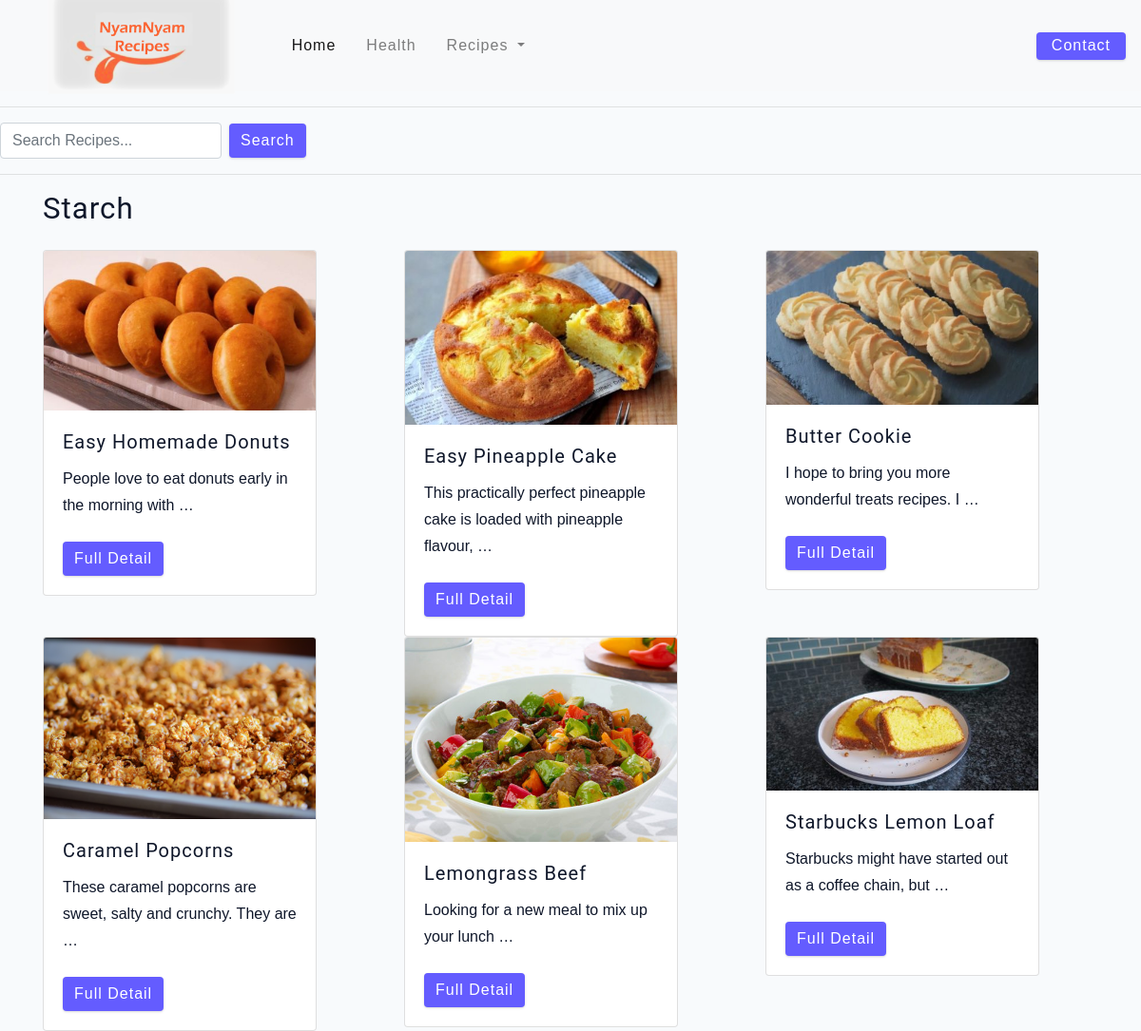
/starch/, run on the app's committed database.
### recipes/models.py (models this page shows)
class Starch(models.Model):
    Title = models.CharField(max_length=255)
    Image = models.ImageField(max_length=2083)
    Description = models.TextField()
    Instructions = models.TextField()
    Ingredients = models.TextField()
    PrepTime = models.CharField(max_length=5)
    CookTime = models.CharField(max_length=5)
    Servings = models.CharField(max_length=5)
    Price = models.FloatField()
    Quantity = models.IntegerField()

### recipes/views.py (the view)
# urls.py: path("starch/", views.starch, name="starch"),
def starch(request):
    starch = Starch.objects.all()
    context = {'starch':starch}
    return render(request, "starch.html", context)

### templates/starch.html
{% extends 'main.html' %}
{% load static %}
{% block content %}
    <h3>Starch</h3>
    <div class="row">
        {% for starch in starch %}
            <div class =col>
                <div class="card" style="width: 18rem;">
                    <img src="{{ starch.Image.url }}" class="card-img-top" alt="..."/>
                    <div class="card-body">
                        <h5 class="card-title">{{starch.Title }}</h5>
                        <p class="card-text">{{ starch.Description|truncatewords:10 }}</p>
                        <a href="{% url 'single_starch' starch.id %}" class="btn btn-primary">Full Detail</a>
                    </div>
                </div>
            </div>
        {% endfor %}
    </div>
{% endblock content %}

### static/css/main.css (style rules this page uses)
html { font-size: 100%; }
:root { --primary-100: #e2e0ff; --primary-200: #c1beff; --primary-300: #a29dff; --primary-400: #837dff; --primary-500: #645cff; --primary-600: #504acc; --primary-700: #3c3799; --primary-800: #282566; --primary-900: #141233; --grey-50: #f8fafc; --grey-100: #f1f5f9; --grey-200: #e2e8f0; --grey-300: #cbd5e1; --grey-400: #94a3b8; --grey-500: #64748b; --grey-600: #475569; --grey-700: #334155; --grey-800: #1e293b; --grey-900: #0f172a; --black: #222; --white: #fff; --red-light: #f8d7da; --red-dark: #842029; --green-light: #d1e7dd; --green-dark: #0f5132; --headingFont: 'Roboto', sans-serif; --bodyFont: 'Nunito', sans-serif; --smallText: 0.7em; --backgroundColor: var(--grey-50); --textColor: var(--grey-900); --borderRadius: 0.25rem; --letterSpacing: 1px; --transition: 0.3s ease-in-out all; --max-width: 1120px; --fixed-width: 600px; --shadow-1: 0 1px 3px 0 rgba(0, 0, 0, 0.1), 0 1px 2px 0 rgba(0, 0, 0, 0.06); --shadow-2: 0 4px 6px -1px rgba(0, 0, 0, 0.1), 0 2px 4px -1px rgba(0, 0, 0, 0.06); --shadow-3: 0 10px 15px -3px rgba(0, 0, 0, 0.1), 0 4px 6px -2px rgba(0, 0, 0, 0.05); --shadow-4: 0 20px 25px -5px rgba(0, 0, 0, 0.1), 0 10px 10px -5px rgba(0, 0, 0, 0.04); }
body { background: var(--backgroundColor); font-family: var(--bodyFont); font-weight: 400; line-height: 1.75; color: var(--textColor); }
p { margin-top: 0; margin-bottom: 1.5rem; max-width: 40em; }
h1, h2, h3, h4, h5 { margin: 0; margin-bottom: 1.38rem; font-family: var(--headingFont); font-weight: 400; line-height: 1.3; text-transform: capitalize; letter-spacing: var(--letterSpacing); }
h3 { font-size: 1.953rem; }
h5 { font-size: 1.25rem; }
a { text-decoration: none; }
.btn { cursor: pointer; color: var(--white); background: var(--primary-500); border: transparent; border-radius: var(--borderRadius); letter-spacing: var(--letterSpacing); padding: 0.375rem 0.75rem; box-shadow: var(--shadow-1); transition: var(--transtion); text-transform: capitalize; display: inline-block; }
::placeholder { font-family: inherit; color: var(--grey-400); }

### data on the page
Starch: Image (picture), Title "Easy Homemade Donuts", Description "People love to eat donuts early in the morning with …"
Starch: Image (picture), Title "Easy Pineapple Cake", Description "This practically perfect pineapple cake is loaded with pineapple flavour, …"
Starch: Image (picture), Title "Butter Cookie", Description "I hope to bring you more wonderful treats recipes. I …"
Starch: Image (picture), Title "Caramel Popcorns", Description "These caramel popcorns are sweet, salty and crunchy. They are …"
Starch: Image (picture), Title "Lemongrass Beef", Description "Looking for a new meal to mix up your lunch …"
Starch: Image (picture), Title "Starbucks Lemon Loaf", Description "Starbucks might have started out as a coffee chain, but …"
